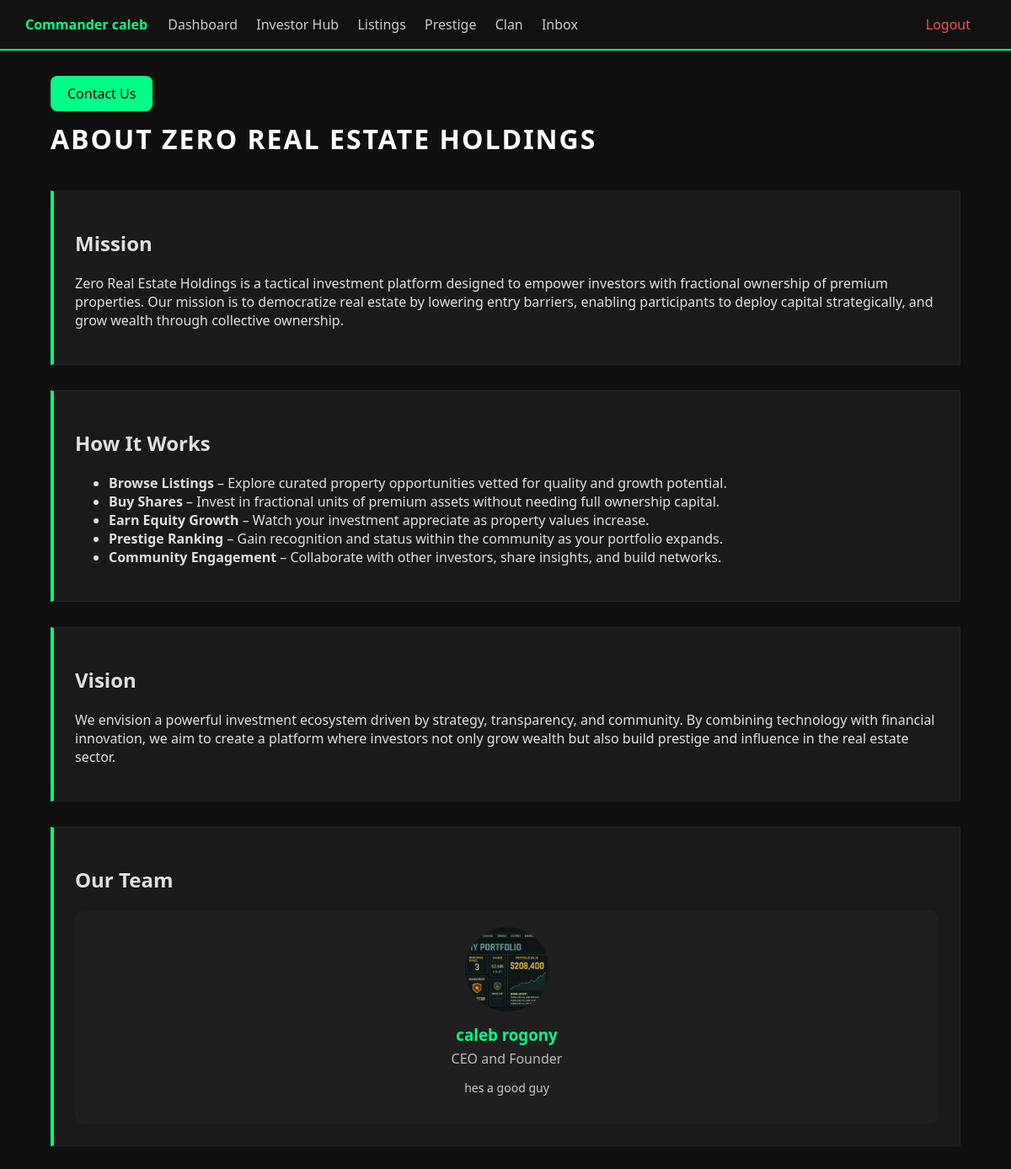
Screenshot of /about/ (signed in) with the database file from the repository.
### core/models.py (models this page shows, shortened)
class User(AbstractUser):
    equity_percentage = models.DecimalField(max_digits=10, decimal_places=2, default=Decimal("0.00"))
    prestige_level = models.IntegerField(default=0)

class Staff(models.Model):
    full_name = models.CharField(max_length=150)
    role = models.CharField(max_length=100, blank=True, null=True)
    hired_date = models.DateField(blank=True, null=True)
    photo = models.ImageField(upload_to="staff_photos/", blank=True, null=True)
    portfolio_summary = models.TextField(blank=True, null=True)

### core/views.py (the view)
# urls.py: path('about/', views.about, name='about'),
@login_required
def about(request):
    staff_members = Staff.objects.all()
    return render(request, "about.html", {
        "staff_members": staff_members,
    })

### templates/about.html
{% extends 'base.html' %}
{% block content %}
<div style="margin-bottom:20px;">
  <a href="{% url 'contact_us' %}"
     class="logout-btn"
     style="background:#00ff88; color:black; padding:10px 20px; border-radius:8px; text-decoration:none;">
     Contact Us
  </a>
</div>
<h1 class="warzone-title">ABOUT ZERO REAL ESTATE HOLDINGS</h1>
<div class="warzone-card">
    <h2>Mission</h2>
    <p>
      Zero Real Estate Holdings is a tactical investment platform designed to empower investors with fractional ownership of premium properties. Our mission is to democratize real estate by lowering entry barriers, enabling participants to deploy capital strategically, and grow wealth through collective ownership.
    </p>
</div>
<div class="warzone-card">
    <h2>How It Works</h2>
    <ul>
      <li><strong>Browse Listings</strong> – Explore curated property opportunities vetted for quality and growth potential.</li>
      <li><strong>Buy Shares</strong> – Invest in fractional units of premium assets without needing full ownership capital.</li>
      <li><strong>Earn Equity Growth</strong> – Watch your investment appreciate as property values increase.</li>
      <li><strong>Prestige Ranking</strong> – Gain recognition and status within the community as your portfolio expands.</li>
      <li><strong>Community Engagement</strong> – Collaborate with other investors, share insights, and build networks.</li>
    </ul>
</div>
<div class="warzone-card">
    <h2>Vision</h2>
    <p>
      We envision a powerful investment ecosystem driven by strategy, transparency, and community. By combining technology with financial innovation, we aim to create a platform where investors not only grow wealth but also build prestige and influence in the real estate sector.
    </p>
</div>
<div class="warzone-card">
    <h2>Our Team</h2>
    <div style="display:grid; grid-template-columns:repeat(auto-fit, minmax(250px, 1fr)); gap:20px;">
        {% for staff in staff_members %}
        <div style="background:#1f1f1f; padding:20px; border-radius:12px; text-align:center;">
            {% if staff.photo %}
                <img src="{{ staff.photo.url }}" alt="{{ staff.full_name }}"
                     style="width:100px; height:100px; border-radius:50%; margin-bottom:10px;">
            {% endif %}
            <h3 style="color:#00ff88; margin:0;">{{ staff.full_name }}</h3>
            <p style="color:#bbb; margin:5px 0;">{{ staff.role }}</p>
            {% if staff.portfolio_summary %}
                <p style="font-size:14px; color:#ccc;">{{ staff.portfolio_summary }}</p>
            {% endif %}
        </div>
        {% empty %}
        <p>No staff members added yet.</p>
        {% endfor %}
    </div>
</div>
{% endblock %}

### templates/base.html (shortened to what this page needs)
<!DOCTYPE html>
<html>
<head>
</head>
<body>
<nav class="warzone-nav">
    {% if user.is_authenticated %}
        <div class="nav-left">
            <span class="username">Commander {{ user.username }}</span>
            <a href="{% url 'dashboard' %}">Dashboard</a>
            <a href="{% url 'portfolio' %}">Investor Hub</a>
            <a href="{% url 'listings' %}">Listings</a>
            <a href="{% url 'prestige' %}">Prestige</a>
            <a href="{% url 'community' %}">Clan</a>
         <a href="{% url 'inbox' %}" style="position:relative;">
    Inbox
</a>
        </div>
        <div class="nav-right">
            <a href="{% url 'logout' %}" class="logout">Logout</a>
        </div>
    {% else %}
        <div class="nav-left">
            <a href="{% url 'login' %}">Login</a>
            <a href="{% url 'register' %}">Register</a>
        </div>
    {% endif %}
</nav>
<div class="content-wrapper">
    {% block content %}
    {% endblock %}
</div>
</body>
</html>

### templates/base.html (style rules this page uses)
body { margin: 0; background-color: #0f0f0f; color: #e0e0e0; font-family: 'Segoe UI', sans-serif; }
.warzone-nav { background: #111; padding: 18px 30px; display: flex; justify-content: space-between; align-items: center; border-bottom: 2px solid #00ff88; }
.nav-left a, .nav-right a { color: #ccc; text-decoration: none; margin-right: 18px; font-weight: 500; transition: 0.3s ease; }
.logout { color: #ff4d4d !important; }
.username { color: #00ff88; font-weight: bold; margin-right: 20px; }
.content-wrapper { padding: 40px 60px; }
.warzone-title { color: #ffffff; font-size: 32px; margin-bottom: 40px; letter-spacing: 2px; }
.warzone-card { background: #1a1a1a; border: 1px solid #222; border-left: 4px solid #00ff88; padding: 25px; margin-bottom: 30px; transition: 0.3s ease; }

### rows the page displays
User: username "caleb"
Staff: photo (picture), full_name "caleb rogony", role "CEO and Founder", portfolio_summary "hes a good guy"
